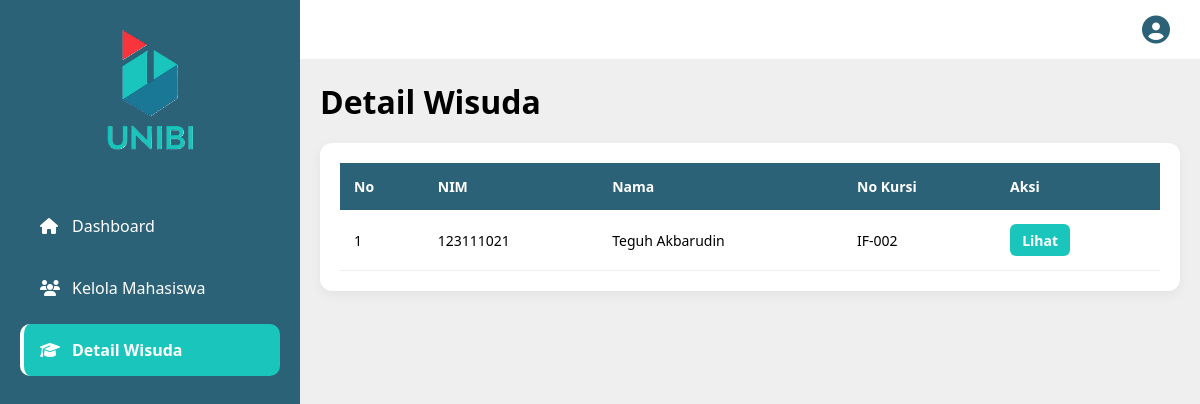
/views/petugas/detail_wisuda.php (signed in), run on an earlier commit of the app's database.
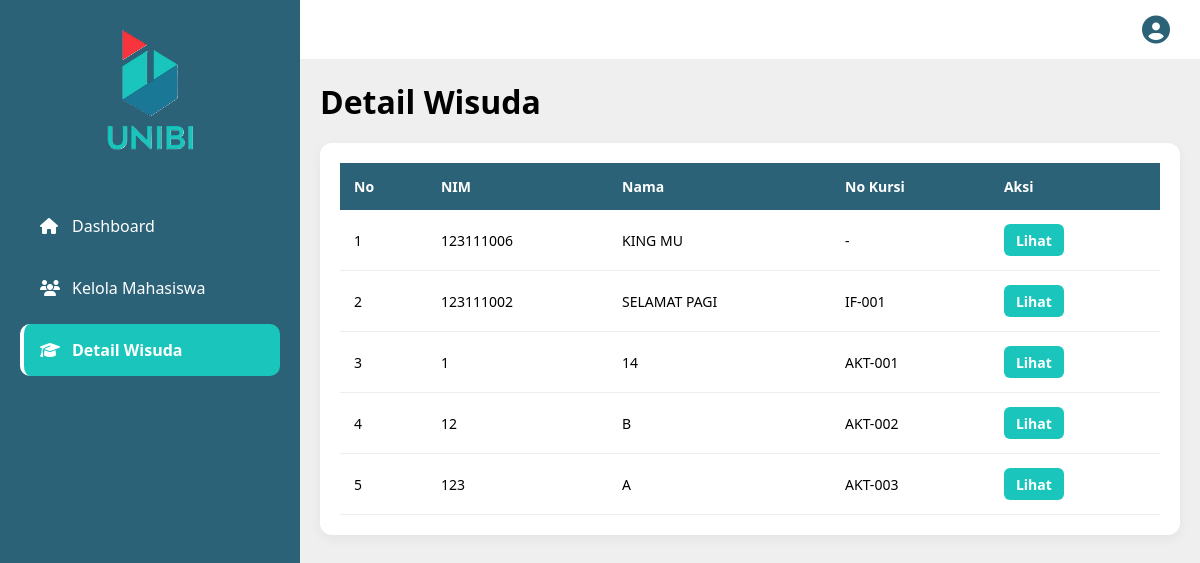
And on a later commit of the database.
### tables this page shows
CREATE TABLE `proses_wisuda` (
  `id_proses` int NOT NULL,
  `id_mahasiswa` int NOT NULL,
  `id_pendamping` int DEFAULT NULL,
  `id_petugas` int DEFAULT NULL,
  `status_proses` enum('proses','selesai') DEFAULT 'proses',
  `is_edited` int DEFAULT '0'
);

CREATE TABLE `mahasiswa` (
  `id_mahasiswa` int NOT NULL,
  `id_prodi` int NOT NULL,
  `id_fakultas` int NOT NULL,
  `id_akses` int NOT NULL,
  `nim` varchar(20) NOT NULL,
  `nama_mahasiswa` varchar(50) NOT NULL,
  `sk_wisuda` longblob,
  `password` varchar(255) DEFAULT NULL
);

### views/petugas/detail_wisuda.php (the view, shortened to what this page needs)
<?php
include_once __DIR__ . '/../../config/config.php';
$sql = "SELECT
          p.id_proses,
          m.nim,
          m.nama_mahasiswa,
          (SELECT nama_pendamping FROM pendamping
            WHERE id_mahasiswa = m.id_mahasiswa LIMIT 1 OFFSET 0) AS pendamping1,
          (SELECT nama_pendamping FROM pendamping
            WHERE id_mahasiswa = m.id_mahasiswa LIMIT 1 OFFSET 1) AS pendamping2,
          (SELECT no_kursi FROM kursi
            WHERE id_proses = p.id_proses LIMIT 1) AS no_kursi,
          b.barcode_file
        FROM proses_wisuda p
        JOIN mahasiswa m ON p.id_mahasiswa = m.id_mahasiswa
        LEFT JOIN barcode b ON p.id_proses = b.id_proses
        ORDER BY p.id_proses DESC";
$query = mysqli_query($conn, $sql);
?>
<h1>Detail Wisuda</h1>
<div class="table-container">
  <table>
    <thead>
      <tr>
        <th>No</th>
        <th>NIM</th>
        <th>Nama</th>
        <th>No Kursi</th>
        <th>Aksi</th>
      </tr>
    </thead>
    <tbody>
      <?php $no = 1;
      while ($d = mysqli_fetch_assoc($query)) : ?>
        <tr>
          <td><?= $no++; ?></td>
          <td><?= $d['nim']; ?></td>
          <td><?= $d['nama_mahasiswa']; ?></td>
          <td><?= $d['no_kursi'] ?? '-'; ?></td>
          <td>
            <button class="btn btn-detail"
              onclick='openDetailModal(<?= json_encode($d); ?>)'>
              Lihat
            </button>
          </td>
        </tr>
      <?php endwhile; ?>
    </tbody>
  </table>
</div>
<?php
include_once __DIR__ . '/../layout/layout.php';
?>

What changed in the data, as far as the page shows it:
removed proses_wisuda: id_mahasiswa.nim "123111021", id_mahasiswa.nama_mahasiswa "Teguh Akbarudin", no_kursi "IF-002"
added proses_wisuda: id_mahasiswa.nim "123111006", id_mahasiswa.nama_mahasiswa "KING MU", no_kursi "-"
added proses_wisuda: id_mahasiswa.nim "123111002", id_mahasiswa.nama_mahasiswa "SELAMAT PAGI", no_kursi "IF-001"
added proses_wisuda: id_mahasiswa.nim "1", id_mahasiswa.nama_mahasiswa "14", no_kursi "AKT-001"
added proses_wisuda: id_mahasiswa.nim "12", id_mahasiswa.nama_mahasiswa "B", no_kursi "AKT-002"
added proses_wisuda: id_mahasiswa.nim "123", id_mahasiswa.nama_mahasiswa "A", no_kursi "AKT-003"
